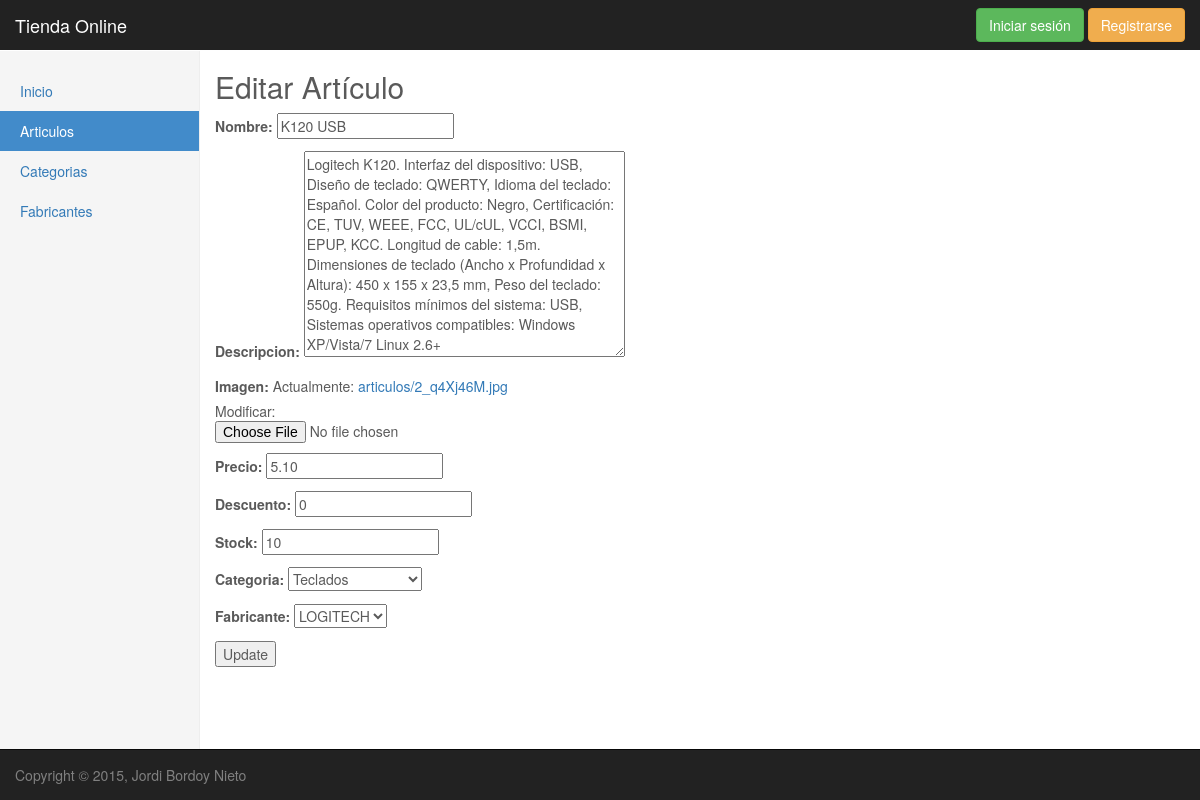
/articulos/editarArticulo/2/, run on the app's committed database.
### articulos/models.py (models this page shows, shortened)
class Articulo(models.Model):
	nombre = models.CharField(max_length=30, unique = True, null = False, default='')
	descripcion = models.TextField(blank = True, null = True)
	imagen = models.ImageField(upload_to='articulos', verbose_name='Imagen', default = '')
	precio = models.DecimalField(default=0, max_digits=6, decimal_places=2)
	descuento = models.IntegerField(default=0)
	stock = models.IntegerField(default=0)
	categoria = models.ForeignKey(Categoria, related_name='art_cat', default = '')
	fabricante = models.ForeignKey(Fabricante, related_name='art_fab', default = '')

class Categoria(models.Model):
	nombre = models.CharField(max_length=30, unique = True, default = '')
	imagen = models.ImageField(upload_to='categorias', verbose_name='Imagen', default = '')
	descripcion = models.TextField(blank = True, null = True)
	def __unicode__(self):
		return self.nombre

### articulos/views.py (the view)
# urls.py: url(r'^editarArticulo/(?P<pk>\d+)/$',EditarArticuloView.as_view(), name = "editarArticulo"),
class EditarArticuloView(UpdateView):
	model = Articulo
	fields = '__all__'
	success_url= '/articulos/listaArticulos'
	template_name = 'articulos/editarArticulo.html'

### articulos/models.py (called while the page is built)
	def __unicode__(self):
		return self.nombre

### articulos/templates/articulos/editarArticulo.html (shortened to what this page needs)
<!DOCTYPE html>
{% extends "base.html" %}
{% load static %}
{% load staticfiles %}
{% block focoNavLeft %}
<li><a href="/">Inicio</a></li>
<li class="active"><a href="/articulos/listaArticulos/">Articulos<span class="sr-only">(current)</span></a></li>
<li><a href="/articulos/listaCategorias/">Categorias</a></li>
<li><a href="/articulos/listaFabricantes/">Fabricantes</a></li>
{% endblock %}
{% block content %}
<div class="col-md-8 col-md-offset-2">
	<h2>Editar Artículo</h2>
	<form action="" method="post">{% csrf_token %}
		{{ form.as_p }}
		<input type="submit" value="Update" />
	</form>
</div>
{% endblock %}

### Tienda/static/css/jumbotron.css (style rules this page uses)
body { padding-top: 50px; padding-bottom: 20px; }

### Tienda/static/css/dashboard.css (style rules this page uses)
body { padding-top: 50px; }
.nav-sidebar > li > a { padding-right: 20px; padding-left: 20px; }
.nav-sidebar > .active > a, .nav-sidebar > .active > a:hover, .nav-sidebar > .active > a:focus { color: #fff; background-color: #428bca; }

### Tienda/static/css/carousel.css (style rules this page uses)
body { padding-bottom: 40px; color: #5a5a5a; }

### data on the page
Articulo: nombre "K120 USB", descripcion "Logitech K120. Interfaz del dispositivo: USB, Diseño de teclado: QWERTY, Idioma del teclado: Español. Color del producto: Negro, Certificación: CE, TUV, WEEE, FCC, UL/cUL, VCCI, BSMI, EPUP, KCC. Longitud de cable: 1,5m. Dimensiones de teclado (Ancho x Profundidad x Altura): 450 x 155 x 23,5 mm, Peso del teclado: 550g. Requisitos mínimos del sistema: USB, Sistemas operativos compatibles: Windows XP/Vista/7 Linux 2.6+", precio "5.10", descuento "0", stock "10", categoria "Teclados", fabricante "LOGITECH"
